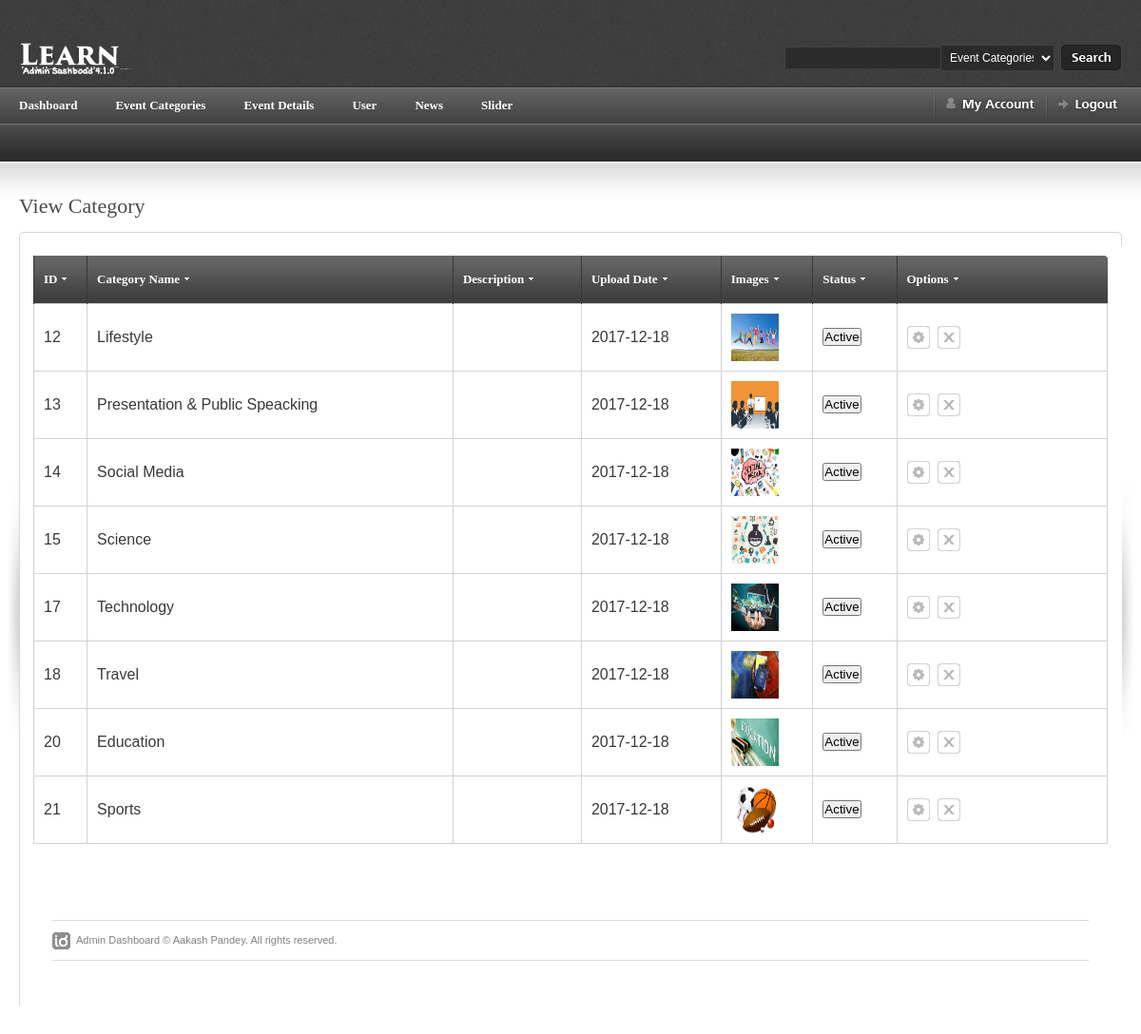
Page /admin/view_category.php (signed in) on the committed database.
### tables this page shows
CREATE TABLE IF NOT EXISTS `tbl_category` (
  `id` int(11) NOT NULL,
  `title` varchar(50) DEFAULT NULL,
  `description` char(250) DEFAULT NULL,
  `upload_date` date NOT NULL,
  `images` varchar(150) NOT NULL,
  `status` enum('active','inactive') NOT NULL
);

### admin/view_category.php (the view, shortened to what this page needs)
<?php
include ("../includes/admin_header.php");
include("../database/connection.php");
?>
<div id="content-outer">
<div id="content">
<div id="page-heading"><h1>View Category</h1></div>
<table border="0" width="100%" cellpadding="0" cellspacing="0" id="content-table">
<tr>
	<th rowspan="3" class="sized"><img src="../images/shared/side_shadowleft.jpg" width="20" height="300" alt="" /></th>
	<th class="topleft"></th>
	<td id="tbl-border-top">&nbsp;</td>
	<th class="topright"></th>
	<th rowspan="3" class="sized"><img src="../images/shared/side_shadowright.jpg" width="20" height="300" alt="" /></th>
</tr>
<tr>
	<td id="tbl-border-left"></td>
	<td>
	<div id="content-table-inner">
	<table border="0" width="100%" cellpadding="0" cellspacing="0">
	<tr valign="top">
	<td>
		<table border="0" cellpadding="0" cellspacing="0"  id="id-form">
				<table border="0" width="100%" cellpadding="0" cellspacing="0" id="product-table">
				<tr>
					<th class="table-header-repeat line-left"><a href="">ID</a>	</th>
					<th class="table-header-repeat line-left"><a href="">Category Name</a></th>
					<th class="table-header-repeat line-left"><a href="">Description</a></th>
					<th class="table-header-repeat line-left"><a href="">Upload Date</a></th>
					<th class="table-header-repeat line-left"><a href="">Images</a></th>
					<th class="table-header-repeat line-left"><a href="">Status</a></th>
					<th class="table-header-options line-left"><a href="">Options</a></th>
				</tr>
					<?php
					$user="select * from tbl_category";
					$result=mysqli_query($connection, $user);
					if(mysqli_num_rows($result)>0) {
					while ($row=mysqli_fetch_assoc($result)) {
					?>
					<tr>
					<td><?=$row['id']?></td>
					<td><?=$row['title']?></td>
					<td><a href=""><?=$row['description']?></a></td>
					<td><?=$row['upload_date']?></td>
					<td><img src="../images/<?=$row['images']?>" height=50 width=50></td>
					<td>
						<?php
							if($row['status'] == 'active') {
								$status = 'Active';
								$class = "success";
							} else {
								$status = 'Inactive';
								$class = "danger";
							}
						?>
						<form method="POST" action="<?=$_SERVER["PHP_SELF"]?>">
						<button type="submit" class="btn btn-<?=$class?>"><?=$status?></button>
						</form>
					</td>
					<td>
					<?php echo"<a href='edit_category.php?id=$row[id]' title='Edit' class='icon-1 info-tooltip'> </a>";?>
					<?php echo"<a href='delete_category.php?id=$row[id]' title='Delete' class='icon-2 info-tooltip'onclick='return ConfirmDelete()'> </a>";?>
					</td>
				</tr>
				<?php
				}
			}
		?>
				</table>
			</div>
<?php
include '../includes/admin_footer.php';
?>

### css/admin_screen.css (style rules this page uses)
* { margin: 0; padding: 0; }
html, body { height: 100%; }
body { background: #fff; color: #393939; font-family: Arial; font-size: 0px; line-height: 0; }
#content-outer { background: url(../images/shared/content_repeat.jpg) repeat-x; }
#content { color: #333; font-family: Arial, Helvetica, sans-serif; font-size: 12px; line-height: 18px; margin: 0 auto 0 auto; max-width: 1260px; min-width: 780px; padding: 35px 0px 30px 0px; }
#content-table { font-size: 0px; line-height: 0px; }
#content-table th.sized { height: 15px; width: 15px; padding: 0; margin: 0; font-size: 0px; line-height: 0px; }
#content-table-inner { font-size: 12px; line-height: 12px; padding: 10px 0 20px 0; }
#tbl-border-top { background: url(../images/shared/border_bit.jpg) top repeat-x; line-height: 0;font-size: 0px; height: 15px; }
#tbl-border-left { background: url(../images/shared/border_bit.jpg) left repeat-y; }
.topleft { background: url(../images/shared/corner_top_left.jpg) no-repeat; width:15px; height:15px; }
.topright { background: url(../images/shared/corner_top_right.jpg) no-repeat; width:15px; height:15px; }
#page-heading { margin: 0 0 15px 20px; }
h1 { color: #4b4b4b; font-family: Tahoma; font-size: 22px; line-height: 24px; font-weight: normal; }
a.icon-1 { background: url(../images/table_icon_1.gif) no-repeat; display: block; float: left; height: 24px; margin: 0 8px 0 0; width: 24px; }
a.icon-2 { background: url(../images/table_icon_2.gif) no-repeat; display: block; float: left; height: 24px; margin: 0 8px 0 0; width: 24px; }
#product-table { margin-bottom: 20px; }
#product-table td a { color: #393939; }
#product-table th { height: 50px; text-align: left; }
#product-table td { border: 1px solid #d2d2d2; padding: 10px 0 10px 10px; }
.table-header-options { background: url(../images/table/table_header_options.jpg) no-repeat; border: none; min-width: 221px; padding: 0px 0 0 0; width: 221px; }
.table-header-repeat { background: url(../images/table/table_header_repeat.jpg) repeat-x; border: none; font-size: 0px; line-height: 0; padding: 0px 0 0 0; }
.table-header-options a, .table-header-repeat a { background: url(../images/table/table_sort_arrow.gif) right no-repeat; color: #fff; font-family: Tahoma; font-size: 13px; font-weight: bold; line-height: 14px; margin: 0 0 0 10px; padding: 0 10px 0 0; }
th.line-left { border-left: 1px solid #373737; }
table { border-collapse: collapse; }
a { outline: none; text-decoration: none; }
img { border: 0; }
form { margin: 0; padding: 0; }

### rows in the picture
tbl_category: id "12", title "Lifestyle", upload_date "2017-12-18", images (picture), status "Active"
tbl_category: id "13", title "Presentation & Public Speacking", upload_date "2017-12-18", images (picture), status "Active"
tbl_category: id "14", title "Social Media", upload_date "2017-12-18", images (picture), status "Active"
tbl_category: id "15", title "Science", upload_date "2017-12-18", images (picture), status "Active"
tbl_category: id "17", title "Technology", upload_date "2017-12-18", images (picture), status "Active"
tbl_category: id "18", title "Travel", upload_date "2017-12-18", images (picture), status "Active"
tbl_category: id "20", title "Education", upload_date "2017-12-18", images (picture), status "Active"
tbl_category: id "21", title "Sports", upload_date "2017-12-18", images (picture), status "Active"
